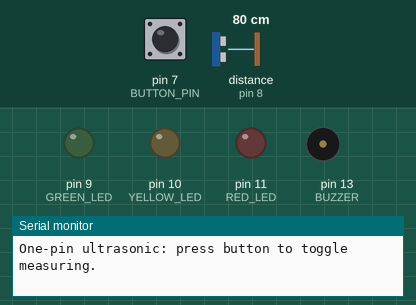
Simulated run of this sketch. Board: Arduino Uno, built with avr-gcc and run on an emulated ATmega328P. On the bench: output pins drawn as LEDs (lit = HIGH), buzzer (waves = sounding), the last lines printed to the serial monitor. Inputs (shaded band) come from the test bench; at power-on: pin 7 (BUTTON_PIN) HIGH, distance to the obstacle (sensor on pin 8) 80 cm. The echo pulse lasts 58.3 µs per cm; pins used as bus, display or sensor lines are not drawn.

Above: at 1.2 s.
1.3 s: pin 7 (BUTTON_PIN) pulled LOW for 0.15 s
At 1.6 s:
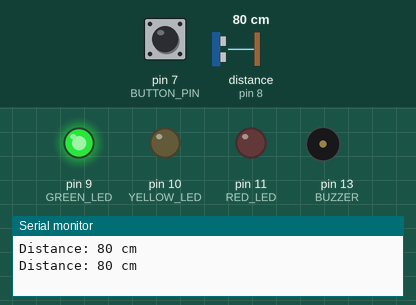
2.9 s: distance to the obstacle (sensor on pin 8) set to 32 cm
4.4 s: distance to the obstacle (sensor on pin 8) set to 28 cm
At 4.69 s:
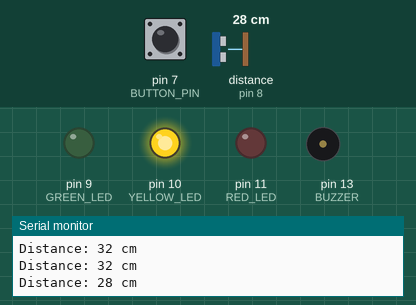
7.4 s: distance to the obstacle (sensor on pin 8) set to 17 cm
10.4 s: distance to the obstacle (sensor on pin 8) set to 13 cm
At 10.69 s:
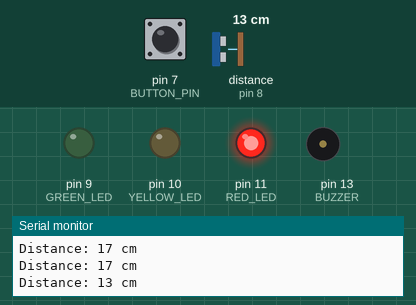
13.4 s: distance to the obstacle (sensor on pin 8) set to 18 cm
At 13.69 s:
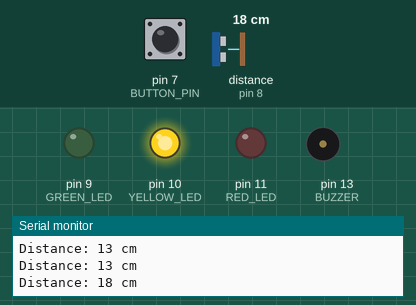
Timing chart, 0 to 17.4 s (numbered marks = the images above; inputs shaded):
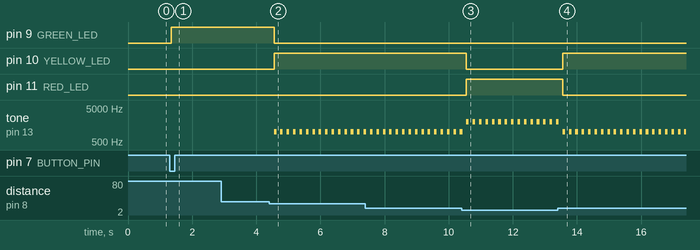

The sketch:

ultrasonic_parking_assistant.ino
```cpp
// Arduino/Tinkercad — One-pin ultrasonic distance indicator with toggle button.
//
// Pins (kept exactly as in the original wiring):
//   PING_PIN   = 8   // HC-SR04 style one-pin trigger+echo (Tinkercad-compatible)
//   GREEN_LED  = 9
//   YELLOW_LED = 10
//   RED_LED    = 11
//   BUZZER     = 13
//   BUTTON_PIN = 7   // Toggle system ON/OFF (uses INPUT_PULLUP; pressed = LOW)
//
// Behavior:
//   - Press the button to toggle measuring mode (debounced on press edge).
//   - Distance is measured every ~200 ms using a single pin (trigger then listen).
//   - LEDs indicate zones:  >30 cm = green, 15..30 cm = yellow, <=15 cm = red.
//   - Buzzer beeps faster as you get closer (slow in yellow, fast in red).
//   - When OFF, all outputs are silent/LOW.
//
// Notes:
//   - One-pin mode is fine for Tinkercad. On real hardware prefer separate TRIG/ECHO.
//   - Timeout is handled; if echo not detected, last LED state is cleared to safe (all off).

#define PING_PIN    8
#define GREEN_LED   9
#define YELLOW_LED  10
#define RED_LED     11
#define BUZZER      13
#define BUTTON_PIN  7

// --- thresholds (in cm) ---
const int TH_GREEN  = 30;  // >30 cm → green
const int TH_YELLOW = 15;  // 15..30 cm → yellow; <=15 cm → red

// --- button debounce state ---
bool systemActive = false;
bool lastStable   = HIGH;         // stable level (INPUT_PULLUP: HIGH = released)
bool lastReading  = HIGH;
unsigned long lastDebounceTime = 0;
const unsigned long DEBOUNCE_MS = 50;

// --- measurement pacing ---
unsigned long lastMeasure = 0;
const unsigned long MEASURE_EVERY_MS = 200;

// --- helpers ---
void allOff() {
  digitalWrite(GREEN_LED, LOW);
  digitalWrite(YELLOW_LED, LOW);
  digitalWrite(RED_LED, LOW);
  noTone(BUZZER);
}

long readDistanceCmOnePin() {
  // 1) Trigger: 10 µs HIGH pulse on the same pin
  pinMode(PING_PIN, OUTPUT);
  digitalWrite(PING_PIN, LOW);
  delayMicroseconds(2);
  digitalWrite(PING_PIN, HIGH);
  delayMicroseconds(10);
  digitalWrite(PING_PIN, LOW);

  // 2) Listen: switch to input and measure echo HIGH pulse
  pinMode(PING_PIN, INPUT);
  unsigned long duration = pulseIn(PING_PIN, HIGH, 30000UL); // 30 ms timeout (~>5 m)
  // 3) Return pin to OUTPUT idle LOW (optional, keeps it defined)
  pinMode(PING_PIN, OUTPUT);
  digitalWrite(PING_PIN, LOW);

  if (duration == 0) return -1; // timeout/out of range
  // Distance in cm. Two common forms:
  // return (duration * 0.0343f) / 2.0f;
  return (long)((duration / 2.0f) / 29.1f);
}

void indicateByDistance(long cm) {
  if (cm < 0) {
    // No echo: set safe idle (everything off)
    allOff();
    return;
  }

  if (cm > TH_GREEN) {
    // Far → green, silence
    digitalWrite(GREEN_LED, HIGH);
    digitalWrite(YELLOW_LED, LOW);
    digitalWrite(RED_LED, LOW);
    noTone(BUZZER);
  } else if (cm > TH_YELLOW) {
    // Mid → yellow, slow beep
    digitalWrite(GREEN_LED, LOW);
    digitalWrite(YELLOW_LED, HIGH);
    digitalWrite(RED_LED, LOW);
    tone(BUZZER, 1000, 80);  // short beep
    // No blocking delay here; loop pacing controls repetition rate
  } else {
    // Near → red, fast beep (higher pitch)
    digitalWrite(GREEN_LED, LOW);
    digitalWrite(YELLOW_LED, LOW);
    digitalWrite(RED_LED, HIGH);
    tone(BUZZER, 2000, 80);
  }
}

void setup() {
  pinMode(GREEN_LED, OUTPUT);
  pinMode(YELLOW_LED, OUTPUT);
  pinMode(RED_LED, OUTPUT);
  pinMode(BUZZER, OUTPUT);
  pinMode(BUTTON_PIN, INPUT_PULLUP);
  pinMode(PING_PIN, OUTPUT);
  digitalWrite(PING_PIN, LOW);

  allOff();
  Serial.begin(9600);
  Serial.println("One-pin ultrasonic: press button to toggle measuring.");
}

void loop() {
  // --- Debounce the toggle button (edge-triggered on press) ---
  bool reading = digitalRead(BUTTON_PIN);
  if (reading != lastReading) {
    lastDebounceTime = millis();
  }
  if ((millis() - lastDebounceTime) > DEBOUNCE_MS) {
    if (reading != lastStable) {
      lastStable = reading;
      if (lastStable == LOW) {
        systemActive = !systemActive;
        // Feedback beeps: 1 for ON, 2 for OFF
        if (systemActive) {
          tone(BUZZER, 1200, 120);
        } else {
          tone(BUZZER, 900, 100); delay(160);
          tone(BUZZER, 900, 100);
          allOff();
        }
      }
    }
  }
  lastReading = reading;

  // --- Periodic measurement when active ---
  if (systemActive && (millis() - lastMeasure >= MEASURE_EVERY_MS)) {
    lastMeasure = millis();
    long cm = readDistanceCmOnePin();
    if (cm < 0) {
      Serial.println("Distance: timeout");
    } else {
      Serial.print("Distance: ");
      Serial.print(cm);
      Serial.println(" cm");
    }
    indicateByDistance(cm);
  }

  // When inactive, ensure outputs are off
  if (!systemActive) {
    allOff();
  }
}
```

Measured:
- the behaviour switches between 31 and 30 cm on distance to the obstacle (sensor on pin 8) (found by bisection; images 1 and 2)
- the behaviour switches between 16 and 15 cm on distance to the obstacle (sensor on pin 8) (found by bisection; images 2 and 3)
- after the input at 1.3 s, pin 9 (GREEN_LED): LOW → HIGH after 0.06 s
- after the input at 4.4 s, pin 9 (GREEN_LED): HIGH → LOW after 0.15 s; pin 10 (YELLOW_LED): LOW → HIGH after 0.15 s; tone on pin 13 (BUZZER): alternates 1000 Hz for 0.08 s and silent for 0.12 s, starting after 0.15 s
- after the input at 10.4 s, pin 10 (YELLOW_LED): HIGH → LOW after 0.15 s; pin 11 (RED_LED): LOW → HIGH after 0.15 s
- after the input at 13.4 s, pin 10 (YELLOW_LED): LOW → HIGH after 0.15 s; pin 11 (RED_LED): HIGH → LOW after 0.15 s
